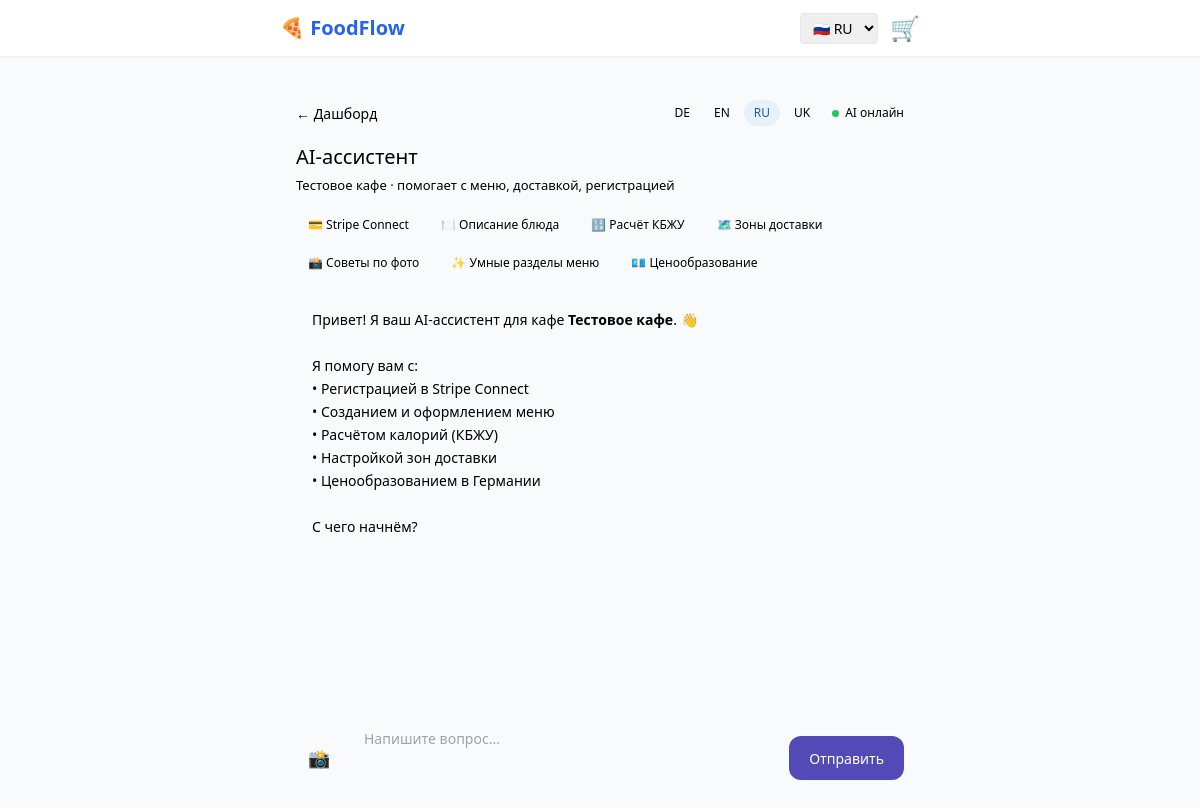
The page /cafe/ai/page/2 on the database its author committed.
### app/models/cafe.py (models this page shows)
class Cafe(Base):
    __tablename__ = "cafes"
    id = Column(Integer, primary_key=True, index=True)
    name = Column(String, nullable=False)
    owner_id = Column(Integer, ForeignKey("users.id"), nullable=False)
    description = Column(String, nullable=True)
    address = Column(String, nullable=True)
    phone = Column(String, nullable=True)
    logo_url = Column(String, nullable=True)
    is_active = Column(Boolean, default=True)
    owner = relationship("User", back_populates="cafes")
    categories = relationship("MenuCategory", back_populates="cafe")
    dishes = relationship("Dish", back_populates="cafe")
    orders = relationship("Order", back_populates="cafe")
    delivery_zones = relationship("DeliveryZone", back_populates="cafe")
    stripe_account = relationship("StripeAccount", back_populates="cafe", uselist=False)

### app/routers/cafe_assistant.py (the view)
@router.get("/page/{cafe_id}", response_class=HTMLResponse)
async def assistant_page(cafe_id: int, request: Request, db: Session = Depends(get_db), lang: str = "ru"):
    cafe = db.query(Cafe).filter(Cafe.id == cafe_id).first()
    if not cafe:
        raise HTTPException(status_code=404, detail="Cafe not found")
    t = ASSISTANT_TRANSLATIONS.get(lang, ASSISTANT_TRANSLATIONS["ru"])
    return templates.TemplateResponse(
        request=request,
        name="cafe/assistant.html",
        context={"cafe": cafe, "t": t, "lang": lang}
    )

### templates/cafe/assistant.html (shortened to what this page needs)
{% extends "base.html" %}
{% block content %}
<div style="max-width:860px;margin:0 auto;padding:20px 16px;display:flex;flex-direction:column;height:calc(100vh - 80px)">
  <div style="display:flex;align-items:center;gap:12px;margin-bottom:16px;flex-wrap:wrap">
    <a href="/cafe/dashboard/{{ cafe.id }}" style="color:var(--color-text-secondary);text-decoration:none;font-size:14px">{{ t.back }}</a>
    <div style="display:flex;gap:4px">
      {% for code in ['de','en','ru','uk'] %}
      <a href="/cafe/ai/page/{{ cafe.id }}?lang={{ code }}"
         style="padding:4px 10px;border-radius:20px;font-size:12px;text-decoration:none;border:0.5px solid var(--color-border-primary);{% if lang == code %}background:#e6f1fb;color:#185fa5;border-color:#185fa5;{% else %}color:var(--color-text-secondary);{% endif %}">
        {{ code.upper() }}
      </a>
      {% endfor %}
    </div>
    <div style="display:flex;align-items:center;gap:6px">
      <div style="width:7px;height:7px;border-radius:50%;background:#22c55e;animation:pulse 2s infinite"></div>
      <span style="font-size:12px;color:var(--color-text-secondary)">{{ t.online }}</span>
    </div>
  </div>
  <div style="margin-bottom:14px">
    <h1 style="font-size:20px;font-weight:500;margin:0">{{ t.title }}</h1>
    <p style="font-size:13px;color:var(--color-text-secondary);margin:4px 0 0">{{ cafe.name }} · {{ t.subtitle }}</p>
  </div>
  <div style="display:flex;gap:8px;flex-wrap:wrap;margin-bottom:14px" id="quick-actions">
    <button onclick="sendQuick('{{ t.quick_stripe }}')" class="quick-btn">{{ t.btn_stripe }}</button>
    <button onclick="sendQuick('{{ t.quick_dish }}')" class="quick-btn">{{ t.btn_dish }}</button>
    <button onclick="sendQuick('{{ t.quick_calories }}')" class="quick-btn">{{ t.btn_calories }}</button>
    <button onclick="sendQuick('{{ t.quick_delivery }}')" class="quick-btn">{{ t.btn_delivery }}</button>
    <button onclick="sendQuick('{{ t.quick_photo }}')" class="quick-btn">{{ t.btn_photo }}</button>
    <button onclick="generateMenuSections()" class="quick-btn">✨ Умные разделы меню</button>
    <button onclick="sendQuick('{{ t.quick_pricing }}')" class="quick-btn">{{ t.btn_pricing }}</button>
  </div>
  <div id="chat-messages" style="flex:1;overflow-y:auto;display:flex;flex-direction:column;gap:12px;padding:4px 0;margin-bottom:14px">
    <div class="msg-assistant">
      <div class="msg-bubble-assistant">{{ t.greeting | replace('{cafe_name}', cafe.name) | safe }}</div>
    </div>
  </div>
  <div style="display:flex;gap:8px;align-items:flex-end">
    <label id="photo-label" title="Загрузить фото блюда"
      style="padding:10px 12px;border:0.5px solid var(--color-border-primary);border-radius:12px;cursor:pointer;height:44px;display:flex;align-items:center;background:var(--color-background-secondary);font-size:18px;line-height:1">
      📸
    </label>
    <textarea id="chat-input" placeholder="{{ t.placeholder }}" rows="2"
      style="flex:1;padding:10px 14px;border:0.5px solid var(--color-border-primary);border-radius:12px;font-size:14px;font-family:inherit;resize:none;background:var(--color-background-secondary);color:var(--color-text-primary);outline:none"></textarea>
    <button id="send-btn"
      style="padding:10px 20px;background:#534ab7;color:#fff;border:none;border-radius:12px;font-size:14px;cursor:pointer;height:44px;white-space:nowrap">
      {{ t.send }}
    </button>
  </div>
</div>
{% endblock %}

### templates/cafe/assistant.html (style rules this page uses)
.quick-btn { padding:6px 12px;font-size:12px;border:0.5px solid var(--color-border-primary);border-radius:20px;background:var(--color-background-secondary);color:var(--color-text-primary);cursor:pointer;white-space:nowrap;transition:background .15s }
.msg-assistant { display:flex;justify-content:flex-start }
.msg-bubble-assistant { max-width:78%;padding:12px 16px;border-radius:16px 16px 16px 4px;background:var(--color-background-secondary);border:0.5px solid var(--color-border-tertiary);font-size:14px;line-height:1.65;color:var(--color-text-primary);white-space:pre-wrap }

### rows shown on the page
Cafe: name "Тестовое кафе", greeting "Привет! Я ваш AI-ассистент для кафе Тестовое кафе . 👋 Я помогу вам с: • Регистрацией в Stripe Connect • Созданием и оформлением меню • Расчётом калорий (КБЖУ) • Настройкой зон доставки • Ценообразованием в Германии С чего начнём?"

### other values the page prints
{{ t.back }} "← Дашборд"
{{ code.upper() }} "DE" "EN" "RU" "UK"
{{ t.online }} "AI онлайн"
{{ t.title }} "AI-ассистент"
{{ t.subtitle }} "помогает с меню, доставкой, регистрацией"
{{ t.btn_stripe }} "💳 Stripe Connect"
{{ t.btn_dish }} "🍽️ Описание блюда"
{{ t.btn_calories }} "🔢 Расчёт КБЖУ"
{{ t.btn_delivery }} "🗺️ Зоны доставки"
{{ t.btn_photo }} "📸 Советы по фото"
{{ t.btn_pricing }} "💶 Ценообразование"
{{ t.send }} "Отправить"
